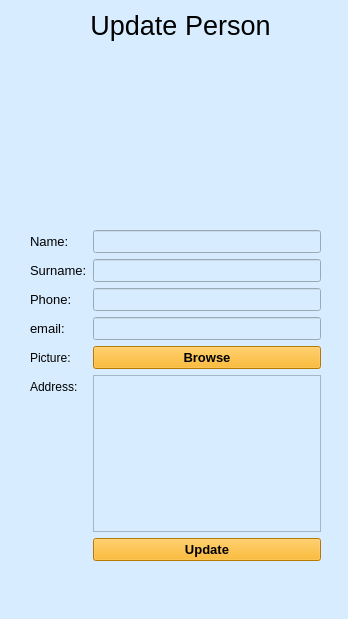
<?xml version="1.0" encoding="UTF-8"?>
<ui version="4.0">
 <class>MainWindow</class>
 <widget class="QMainWindow" name="MainWindow">
  <property name="geometry">
   <rect>
    <x>0</x>
    <y>0</y>
    <width>348</width>
    <height>619</height>
   </rect>
  </property>
  <property name="windowTitle">
   <string>MainWindow</string>
  </property>
  <property name="styleSheet">
   <string notr="true">background-color: rgb(215, 236, 255);</string>
  </property>
  <widget class="QWidget" name="centralwidget">
   <widget class="QLabel" name="title">
    <property name="geometry">
     <rect>
      <x>90</x>
      <y>10</y>
      <width>181</width>
      <height>31</height>
     </rect>
    </property>
    <property name="font">
     <font>
      <pointsize>20</pointsize>
     </font>
    </property>
    <property name="text">
     <string>Update Person</string>
    </property>
    <property name="alignment">
     <set>Qt::AlignCenter</set>
    </property>
   </widget>
   <widget class="QLabel" name="imgAdd">
    <property name="geometry">
     <rect>
      <x>40</x>
      <y>60</y>
      <width>271</width>
      <height>161</height>
     </rect>
    </property>
    <property name="text">
     <string/>
    </property>
    <property name="alignment">
     <set>Qt::AlignCenter</set>
    </property>
   </widget>
   <widget class="QWidget" name="formLayoutWidget">
    <property name="geometry">
     <rect>
      <x>30</x>
      <y>230</y>
      <width>291</width>
      <height>331</height>
     </rect>
    </property>
    <layout class="QFormLayout" name="formLayout">
     <item row="0" column="0">
      <widget class="QLabel" name="label">
       <property name="font">
        <font>
         <pointsize>10</pointsize>
        </font>
       </property>
       <property name="text">
        <string>Name:</string>
       </property>
      </widget>
     </item>
     <item row="0" column="1">
      <widget class="QLineEdit" name="nameEntry">
       <property name="font">
        <font>
         <pointsize>10</pointsize>
        </font>
       </property>
      </widget>
     </item>
     <item row="1" column="0">
      <widget class="QLabel" name="label_2">
       <property name="font">
        <font>
         <pointsize>10</pointsize>
        </font>
       </property>
       <property name="text">
        <string>Surname:</string>
       </property>
      </widget>
     </item>
     <item row="1" column="1">
      <widget class="QLineEdit" name="surnameEntry">
       <property name="font">
        <font>
         <pointsize>10</pointsize>
        </font>
       </property>
      </widget>
     </item>
     <item row="2" column="0">
      <widget class="QLabel" name="label_4">
       <property name="font">
        <font>
         <pointsize>10</pointsize>
        </font>
       </property>
       <property name="text">
        <string>Phone:</string>
       </property>
      </widget>
     </item>
     <item row="3" column="0">
      <widget class="QLabel" name="label_3">
       <property name="font">
        <font>
         <pointsize>10</pointsize>
        </font>
       </property>
       <property name="text">
        <string>email:</string>
       </property>
      </widget>
     </item>
     <item row="2" column="1">
      <widget class="QLineEdit" name="phoneEntry">
       <property name="font">
        <font>
         <pointsize>10</pointsize>
        </font>
       </property>
      </widget>
     </item>
     <item row="3" column="1">
      <widget class="QLineEdit" name="emailEntry">
       <property name="font">
        <font>
         <pointsize>10</pointsize>
        </font>
       </property>
      </widget>
     </item>
     <item row="4" column="0">
      <widget class="QLabel" name="label_5">
       <property name="text">
        <string>Picture:</string>
       </property>
      </widget>
     </item>
     <item row="4" column="1">
      <widget class="QPushButton" name="imgButton">
       <property name="font">
        <font>
         <pointsize>10</pointsize>
         <weight>75</weight>
         <bold>true</bold>
        </font>
       </property>
       <property name="styleSheet">
        <string notr="true">background-color: rgb(255, 170, 0);
</string>
       </property>
       <property name="text">
        <string>Browse</string>
       </property>
      </widget>
     </item>
     <item row="5" column="0">
      <widget class="QLabel" name="label_6">
       <property name="text">
        <string>Address:</string>
       </property>
      </widget>
     </item>
     <item row="5" column="1">
      <widget class="QPlainTextEdit" name="addressEditor">
       <property name="minimumSize">
        <size>
         <width>226</width>
         <height>157</height>
        </size>
       </property>
      </widget>
     </item>
     <item row="6" column="1">
      <widget class="QPushButton" name="addButton">
       <property name="font">
        <font>
         <pointsize>10</pointsize>
         <weight>75</weight>
         <bold>true</bold>
        </font>
       </property>
       <property name="styleSheet">
        <string notr="true">background-color: rgb(255, 170, 0);</string>
       </property>
       <property name="text">
        <string>Update</string>
       </property>
      </widget>
     </item>
    </layout>
   </widget>
  </widget>
  <widget class="QMenuBar" name="menubar">
   <property name="geometry">
    <rect>
     <x>0</x>
     <y>0</y>
     <width>348</width>
     <height>21</height>
    </rect>
   </property>
  </widget>
  <widget class="QStatusBar" name="statusbar"/>
 </widget>
 <tabstops>
  <tabstop>nameEntry</tabstop>
  <tabstop>surnameEntry</tabstop>
  <tabstop>phoneEntry</tabstop>
  <tabstop>emailEntry</tabstop>
 </tabstops>
 <resources/>
 <connections/>
</ui>
